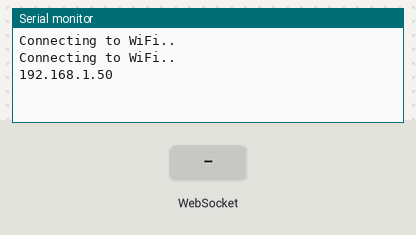
This sketch was run on a simulated ESP32. Parts: the last lines printed to the serial monitor. The inputs (shaded band) are chosen by the test bench. WiFi joins after 1.5 s; servers stay silent unless stated; storage starts empty.

Above: at 3.2 s.
3.3 s: WebSocket text "1" received
At 4.4 s:
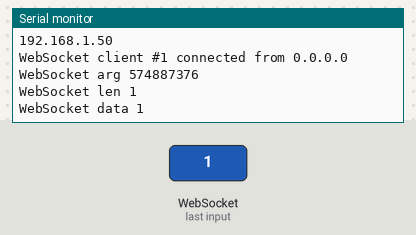
4.8 s: WebSocket text "0" received
At 5.5 s:
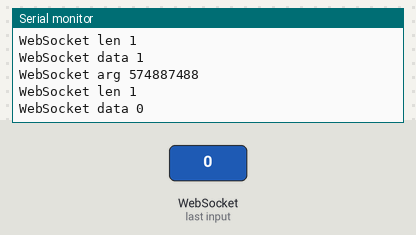
6.3 s: WebSocket text "2" received
At 6.6 s:
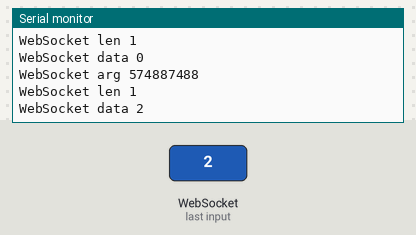

The sketch:

ESP32_Async_Web_Server.ino
```cpp
#include "WebHandler.h"

const char* ssid     = "yourssid";
const char* password = "yourpsw";

WebHandler webHandler;

void setup() {

  Serial.begin(115200);

  /****************************************************************
       Connect to Wi-Fi
  ****************************************************************/
  WiFi.begin(ssid, password);
  while (WiFi.status() != WL_CONNECTED) {
    delay(1000);
    Serial.println("Connecting to WiFi..");
  }

  /****************************************************************
       Print ESP32 Local IP Address
  ****************************************************************/
  Serial.println(WiFi.localIP());

  /****************************************************************
         Initialize SPIFFS
  ****************************************************************/

  if (!SPIFFS.begin(true))
  {
    Serial.println("An Error has occurred while mounting SPIFFS");
    return;
  }

  webHandler.init(80);

}

void loop() {

  webHandler.loop();

}
```

WebHandler.cpp
```cpp
// WebHandler.cpp

#include "WebHandler.h"


void WebHandler::init(int webPort)
{
  _server = new AsyncWebServer(webPort);
  _ws = new AsyncWebSocket("/ws");
  _ws->onEvent(std::bind(&WebHandler::_WsEvent, this
                         , std::placeholders::_1
                         , std::placeholders::_2
                         , std::placeholders::_3
                         , std::placeholders::_4
                         , std::placeholders::_5
                         , std::placeholders::_6));


  // Route for root / web page
  _server->on("/", HTTP_GET, [](AsyncWebServerRequest * request)
  {
    request->send(SPIFFS, "/index.html", "text/html");
  });

  // Route to load style.css file
  _server->on("/w3.css", HTTP_GET, [](AsyncWebServerRequest * request)
  {
    request->send(SPIFFS, "/w3.css", "text/css");
  });

  // Route to load style.css file
  _server->on("/style.css", HTTP_GET, [](AsyncWebServerRequest * request)
  {
    request->send(SPIFFS, "/style.css", "text/css");
  });

  // Route to load script.js file
  _server->on("/script.js", HTTP_GET, [](AsyncWebServerRequest * request)
  {
    request->send(SPIFFS, "/script.js", "text/javascript");
  });

  // Route to load json file
  _server->on("/locos.jso", HTTP_GET, [](AsyncWebServerRequest * request)
  {
    request->send(SPIFFS, "/locos.jso", "text/json");
  });

  // Route to load favicons file
  _server->on("/favicon.png", HTTP_GET, [](AsyncWebServerRequest * request)
  {
    request->send(SPIFFS, "/favicon.png", "image/png");
  });

  _server->onNotFound([](AsyncWebServerRequest * request) {
    Serial.printf("Not found: %s!\r\n", request->url().c_str());
    request->send(404);
  });


  _server->addHandler(_ws);
  _server->begin();
}

void WebHandler::loop()
{
  _ws->cleanupClients();
}

void WebHandler::handleWebSocketMessage(void *arg, uint8_t *data, size_t len)
{
  AwsFrameInfo *info = (AwsFrameInfo *)arg;
  if (info->final && info->index == 0 && info->len == len && info->opcode == WS_TEXT)
  {
    data[len] = 0;
    if (strcmp((char *)data, "toggle") == 0)
    {
      WebHandler::notifyClients();
    }
  }
}

void WebHandler::_WsEvent(AsyncWebSocket * server, AsyncWebSocketClient * client, AwsEventType type, void * arg, uint8_t * data, size_t len)
{
  switch (type)
  {
    case WS_EVT_CONNECT:
      Serial.printf("WebSocket client #%u connected from %s\n", client->id(), client->remoteIP().toString().c_str());
      break;
    case WS_EVT_DISCONNECT:
      Serial.printf("WebSocket client #%u disconnected\n", client->id());
      break;

    case WS_EVT_ERROR:
      //
      break;
    case WS_EVT_PONG:
      //
      break;
    case WS_EVT_DATA:
      WebHandler::handleWebSocketMessage(arg, data, len);
      Serial.printf("WebSocket arg %d\n", arg);
      Serial.printf("WebSocket len %d\n", len);
      Serial.printf("WebSocket data %s\n", data);
      break;
  }
}

void WebHandler::notifyClients()
{
  _ws->textAll(String("ok"));
}
```

WebHandler.h
```cpp
// WebHandler.h

/*
 * https://github.com/me-no-dev/ESPAsyncWebServer/issues/225
 */

#ifndef __WEBHANDLER_H__
#define __WEBHANDLER_H__

#include "Arduino.h"

#include <AsyncTCP.h>
#include <ESPAsyncWebServer.h> // https://github.com/me-no-dev/ESPAsyncWebServer
#include <SPIFFS.h>


class WebHandler
{
protected:
   AsyncWebServer *_server;
   AsyncWebSocket *_ws;
   void _WsEvent(AsyncWebSocket*, AsyncWebSocketClient*, AwsEventType, void*, uint8_t*, size_t);

public:
   WebHandler() {
     _server = nullptr;
     _ws = nullptr;
   }
   void init(int webPort);
   void loop();
   void handleWebSocketMessage(void*, uint8_t*, size_t);
   void notifyClients();
};


#endif
```

Measured:
- after the input at 3.3 s, the serial monitor: prints a new line at once (image 1)
- after the input at 4.8 s, the serial monitor: prints a new line at once (image 2)
- after the input at 6.3 s, the serial monitor: prints a new line at once (image 3)
